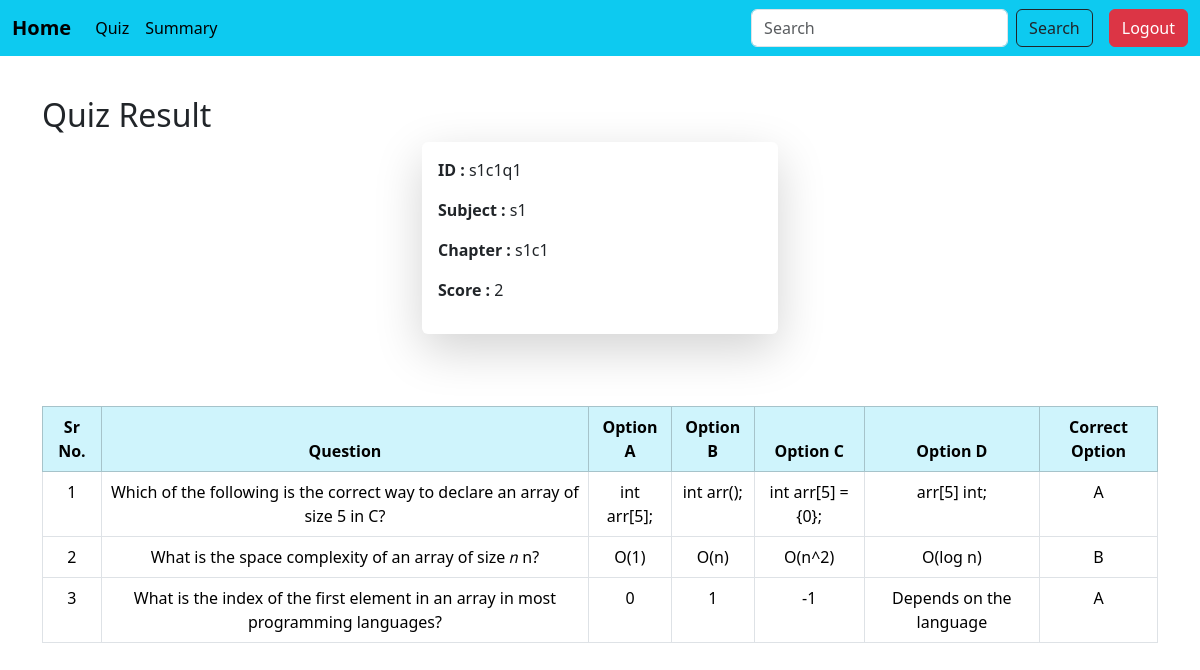
The app's page /user_result/1 with its own data.
### models.py (models this page shows)
class Score(db.Model):
    __tablename__='score'
    id=db.Column(db.Integer,primary_key=True,autoincrement=True)
    quiz_id=db.Column(db.String(100),db.ForeignKey('quiz.id'),nullable=False)
    user_id=db.Column(db.String(100),db.ForeignKey('user.id'),nullable=False)
    attempt_timing=db.Column(db.DateTime,default=lambda:datetime.now(IST))
    tot_score=db.Column(db.Integer,nullable=False)
    quiz=db.relationship('Quiz',backref=db.backref('scores',cascade="all,delete-orphan"))
    user=db.relationship('User',backref=db.backref('scores',cascade="all,delete-orphan"))

class Chapter(db.Model):
    __tablename__='chapter'
    id=db.Column(db.String(50),primary_key=True)
    name=db.Column(db.String(100),nullable=False)
    description=db.Column(db.Text,nullable=False)
    subject_id=db.Column(db.String(100),db.ForeignKey('subject.id'),nullable=False)
    subject=db.relationship('Subject',backref=db.backref('chapters',cascade="all,delete-orphan"))

class Quiz(db.Model):
    __tablename__='quiz'
    id=db.Column(db.String(50),primary_key=True)
    chapter_id=db.Column(db.String(100),db.ForeignKey('chapter.id'),nullable=False)
    remarks=db.Column(db.String(100),nullable=False)
    quiz_date=db.Column(db.Date,nullable=False)
    time_dur=db.Column(db.String(5),nullable=False)
    chapter=db.relationship('Chapter',backref=db.backref('quizzes',cascade="all,delete-orphan"))

class Question(db.Model):
    __tablename__='question'
    id=db.Column(db.String(50),primary_key=True)
    quiz_id=db.Column(db.String(100),db.ForeignKey('quiz.id'),nullable=False)
    que=db.Column(db.Text,nullable=False)
    o_a=db.Column(db.String(300),nullable=False)
    o_b=db.Column(db.String(300),nullable=False)
    o_c=db.Column(db.String(300),nullable=False)
    o_d=db.Column(db.String(300),nullable=False)
    correct_o=db.Column(db.String(1),nullable=False)
    quiz=db.relationship('Quiz',backref=db.backref('questions',cascade="all,delete-orphan"))

### app.py (the view)
@app.route('/user_result/<score_id>')
def user_result(score_id):
    score=Score.query.filter_by(id=score_id).first()
    questions=Question.query.filter_by(quiz_id=score.quiz_id).all()
    return render_template("user_result.html",score=score,questions=questions)

### templates/user_result.html
{% include 'student_sidebar.html'%}
{% block content %}
<div class="container mt-5 pt-5" >
  <div class="row justify-content-center">
    <h2>Quiz Result </h2>
    <div class="col-md-4">
      <div class="card shadow-lg border-0 rounded">
        <div class="card-body">
        <p><strong>ID : </strong>{{score.quiz_id}}</p>
        <p><strong>Subject : </strong>{{score.quiz.chapter.subject_id}}</p>
        <p><strong>Chapter : </strong>{{score.quiz.chapter_id}}</p>
        <p><strong>Score : </strong>{{score.tot_score}}</p>
        </div>
      </div>
    </div>
  </div>
  <div class="mt-5">
          <br>
          <div class="table-responsive">
          <table class="table table-hover table-bordered">
              <thead class="table-info text-center">
                <tr>
                  <th>Sr No.</th>
                  <th>Question</th>
                  <th>Option A</th>
                  <th>Option B</th>
                  <th>Option C</th>
                  <th>Option D</th>
                  <th>Correct Option</th>
                </tr>
              </thead>
              <tbody class="text-center">
                {%for question in questions%}
                <tr>
                  <td>{{loop.index}}</td>
                  <td>{{question.que}}</td>
                  <td>{{question.o_a}}</td>
                  <td>{{question.o_b}}</td>
                  <td>{{question.o_c}}</td>
                  <td>{{question.o_d}}</td>
                  <td>{{question.correct_o}}</td>
                </tr>
                {%endfor%}
              </tbody>
            </table>
          </div>
      </div>
</div>
{% endblock %}

### records on screen
Score: quiz_id "s1c1q1", tot_score "2"
Chapter: quiz.chapter.subject_id "s1"
Quiz: quiz.chapter_id "s1c1"
Question: que "Which of the following is the correct way to declare an array of size 5 in C?", o_a "int arr[5];", o_b "int arr();", o_c "int arr[5] = {0};", o_d "arr[5] int;", correct_o "A"
Question: que "What is the space complexity of an array of size 𝑛 n?", o_a "O(1)", o_b "O(n)", o_c "O(n^2)", o_d "O(log n)", correct_o "B"
Question: que "What is the index of the first element in an array in most programming languages?", o_a "0", o_b "1", o_c "-1", o_d "Depends on the language", correct_o "A"
